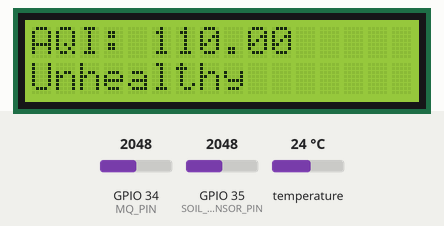
The sketch below on a simulated ESP32. On the bench: 16×2 character LCD. The inputs (shaded band) are chosen by the test bench; at power-on: GPIO 34 (MQ_PIN) = 2048, GPIO 35 (SOIL_SENSOR_PIN) = 2048, temperature 24 °C. What the sketch prints to the serial monitor is not drawn.

Above: at 3.2 s.
3.3 s: GPIO 34 (MQ_PIN) set to 2866
At 9.9 s:
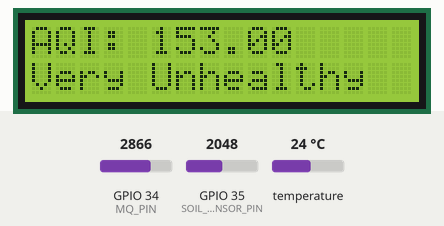
15.2 s: GPIO 35 (SOIL_SENSOR_PIN) set to 2866
At 19.0 s:
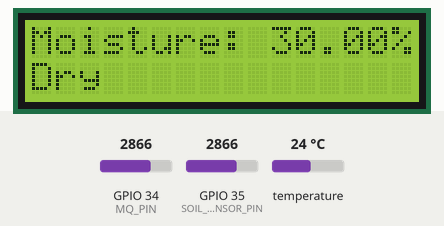
28.9 s: GPIO 35 (SOIL_SENSOR_PIN) set to 3603
At 32.5 s:
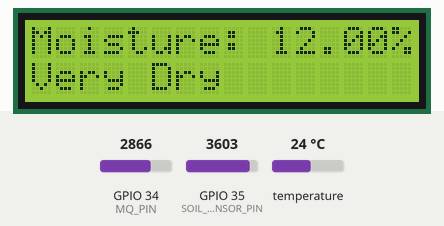
42.6 s: GPIO 34 (MQ_PIN) set to 4095
At 44.6 s:
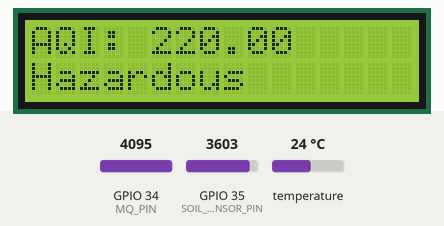
53.5 s: GPIO 35 (SOIL_SENSOR_PIN) set to 1228
At 60.3 s:
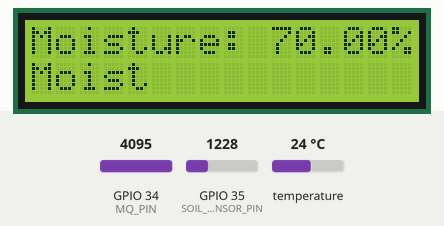
67.2 s: GPIO 34 (MQ_PIN) set to 1228
At 71.0 s:
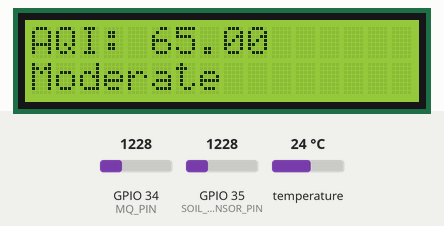
Timing chart, 0 to 72.5 s (numbered marks = the images above; inputs shaded):
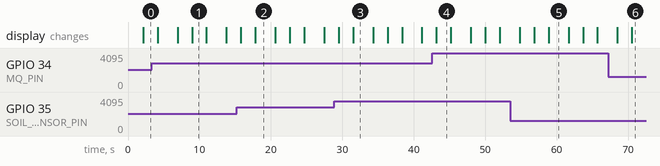

The sketch:

pollution_detection.ino
```cpp
#include <Wire.h>
#include <LiquidCrystal_I2C.h>
#include <OneWire.h>
#include <DallasTemperature.h>

// Pin Definitions
#define MQ_PIN 34  // MQ-3 Alcohol Sensor
#define SOIL_SENSOR_PIN 35  // Soil Moisture Sensor
#define ONE_WIRE_BUS 4  // DS18B20 Temperature Sensor

// Initialize LCD (16x2) with I2C Address 0x27
LiquidCrystal_I2C lcd(0x27, 16, 2);

// Set up OneWire instance and DallasTemperature library
OneWire oneWire(ONE_WIRE_BUS);
DallasTemperature sensors(&oneWire);

void setup() {
  Serial.begin(115200);
  lcd.init();
  lcd.backlight();

  // Initialize sensors
  sensors.begin();

  lcd.setCursor(0, 0);
  lcd.print("Sensors Ready!");
  delay(2000);
  lcd.clear();
}

void loop() {
  displayAlcoholSensor();
  delay(2000);
  displaySoilMoisture();
  delay(2000);
  displayTemperature();
  delay(2000);
}

void displayAlcoholSensor() {
  int sensorValue = analogRead(MQ_PIN);
  float ppm = map(sensorValue, 0, 4095, 0, 220);
  String airQuality = classifyAirQuality(ppm);

  Serial.print("Alcohol PPM: ");
  Serial.println(ppm);

  lcd.clear();
  lcd.setCursor(0, 0);
  lcd.print("AQI: ");
  lcd.print(ppm);
  lcd.setCursor(0, 1);
  lcd.print(airQuality);
}

void displaySoilMoisture() {
  int sensorValue = analogRead(SOIL_SENSOR_PIN);
  float moisturePercent = map(sensorValue, 4095, 0, 0, 100);
  moisturePercent = constrain(moisturePercent, 0, 100);
  String soilCondition = getSoilCondition(moisturePercent);

  Serial.print("Soil Moisture: ");
  Serial.print(moisturePercent);
  Serial.println("%");

  lcd.clear();
  lcd.setCursor(0, 0);
  lcd.print("Moisture: ");
  lcd.print(moisturePercent);
  lcd.print("%");
  lcd.setCursor(0, 1);
  lcd.print(soilCondition);
}

void displayTemperature() {
  sensors.requestTemperatures();
  float temperatureC = sensors.getTempCByIndex(0);
  if (temperatureC == DEVICE_DISCONNECTED_C) {
    Serial.println("Error: DS18B20 not found!");
    lcd.clear();
    lcd.setCursor(0, 0);
    lcd.print("Sensor Error!");
    return;
  }

  float temperatureF = temperatureC * 9.0 / 5.0 + 32.0;

  Serial.print("Temperature: ");
  Serial.print(temperatureC);
  Serial.print("C / ");
  Serial.print(temperatureF);
  Serial.println("F");

  lcd.clear();
  lcd.setCursor(0, 0);
  lcd.print("Temp: ");
  lcd.print(temperatureC, 1);
  lcd.print((char)223);
  lcd.print("C");
  lcd.setCursor(0, 1);
  lcd.print("Temp: ");
  lcd.print(temperatureF, 1);
  lcd.print((char)223);
  lcd.print("F");
}

String classifyAirQuality(float ppm) {
  if (ppm < 50) return "Good";
  else if (ppm < 100) return "Moderate";
  else if (ppm < 150) return "Unhealthy";
  else if (ppm < 200) return "Very Unhealthy";
  else return "Hazardous";
}

String getSoilCondition(float moisture) {
  if (moisture > 80) return "Very Wet";
  else if (moisture > 60) return "Moist";
  else if (moisture > 40) return "Normal";
  else if (moisture > 20) return "Dry";
  else return "Very Dry";
}
```

Measured:
- after the input at 3.3 s, the display: first differs from a run without the input after 5.7 s (image 1)
- after the input at 15.2 s, the display: first differs from a run without the input after 2.6 s (image 2)
- after the input at 28.9 s, the display: first differs from a run without the input after 2.6 s (image 3)
- after the input at 42.6 s, the display: changes after 0.57 s (image 4)
- after the input at 53.5 s, the display: first differs from a run without the input after 5.4 s (image 5)
- after the input at 67.2 s, the display: first differs from a run without the input after 3.3 s (image 6)
- what the display in image 1 shows lasts 2.0 s, from 9.0 s to 11.0 s
